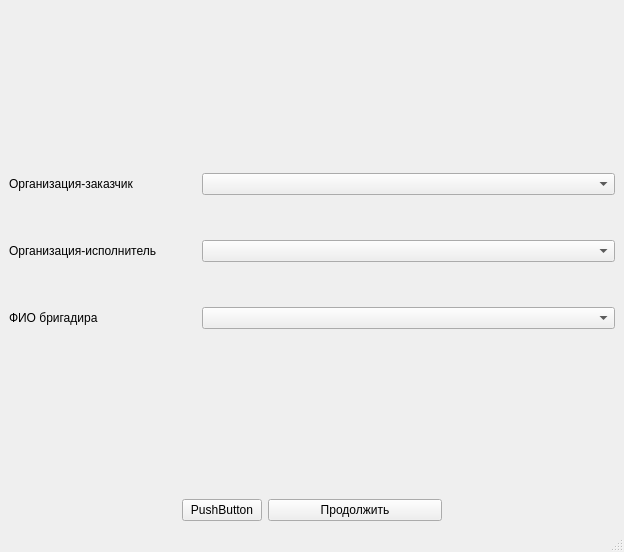
<?xml version="1.0" encoding="UTF-8"?>
<ui version="4.0">
 <class>MainWindow</class>
 <widget class="QMainWindow" name="MainWindow">
  <property name="geometry">
   <rect>
    <x>0</x>
    <y>0</y>
    <width>624</width>
    <height>552</height>
   </rect>
  </property>
  <property name="windowTitle">
   <string>MainWindow</string>
  </property>
  <widget class="QWidget" name="centralwidget">
   <layout class="QVBoxLayout" name="verticalLayout">
    <item>
     <spacer name="verticalSpacer_2">
      <property name="orientation">
       <enum>Qt::Vertical</enum>
      </property>
      <property name="sizeHint" stdset="0">
       <size>
        <width>20</width>
        <height>40</height>
       </size>
      </property>
     </spacer>
    </item>
    <item>
     <layout class="QFormLayout" name="formLayout">
      <property name="horizontalSpacing">
       <number>45</number>
      </property>
      <property name="verticalSpacing">
       <number>45</number>
      </property>
      <item row="0" column="0">
       <widget class="QLabel" name="label">
        <property name="text">
         <string>Организация-заказчик</string>
        </property>
       </widget>
      </item>
      <item row="0" column="1">
       <widget class="QComboBox" name="comboBox"/>
      </item>
      <item row="1" column="0">
       <widget class="QLabel" name="label_2">
        <property name="text">
         <string>Организация-исполнитель</string>
        </property>
       </widget>
      </item>
      <item row="1" column="1">
       <widget class="QComboBox" name="comboBox_2"/>
      </item>
      <item row="2" column="0">
       <widget class="QLabel" name="label_3">
        <property name="text">
         <string>ФИО бригадира</string>
        </property>
       </widget>
      </item>
      <item row="2" column="1">
       <widget class="QComboBox" name="comboBox_3"/>
      </item>
     </layout>
    </item>
    <item>
     <spacer name="verticalSpacer">
      <property name="orientation">
       <enum>Qt::Vertical</enum>
      </property>
      <property name="sizeHint" stdset="0">
       <size>
        <width>20</width>
        <height>40</height>
       </size>
      </property>
     </spacer>
    </item>
    <item>
     <layout class="QHBoxLayout" name="horizontalLayout_2">
      <item>
       <spacer name="horizontalSpacer_2">
        <property name="orientation">
         <enum>Qt::Horizontal</enum>
        </property>
        <property name="sizeHint" stdset="0">
         <size>
          <width>40</width>
          <height>20</height>
         </size>
        </property>
       </spacer>
      </item>
      <item>
       <widget class="QPushButton" name="pushButton_2">
        <property name="text">
         <string>PushButton</string>
        </property>
       </widget>
      </item>
      <item>
       <widget class="QPushButton" name="pushButton">
        <property name="sizePolicy">
         <sizepolicy hsizetype="MinimumExpanding" vsizetype="Fixed">
          <horstretch>0</horstretch>
          <verstretch>0</verstretch>
         </sizepolicy>
        </property>
        <property name="text">
         <string>Продолжить</string>
        </property>
       </widget>
      </item>
      <item>
       <spacer name="horizontalSpacer">
        <property name="orientation">
         <enum>Qt::Horizontal</enum>
        </property>
        <property name="sizeHint" stdset="0">
         <size>
          <width>40</width>
          <height>20</height>
         </size>
        </property>
       </spacer>
      </item>
     </layout>
    </item>
   </layout>
  </widget>
  <widget class="QMenuBar" name="menubar">
   <property name="geometry">
    <rect>
     <x>0</x>
     <y>0</y>
     <width>624</width>
     <height>26</height>
    </rect>
   </property>
  </widget>
  <widget class="QStatusBar" name="statusbar"/>
 </widget>
 <resources/>
 <connections/>
</ui>
